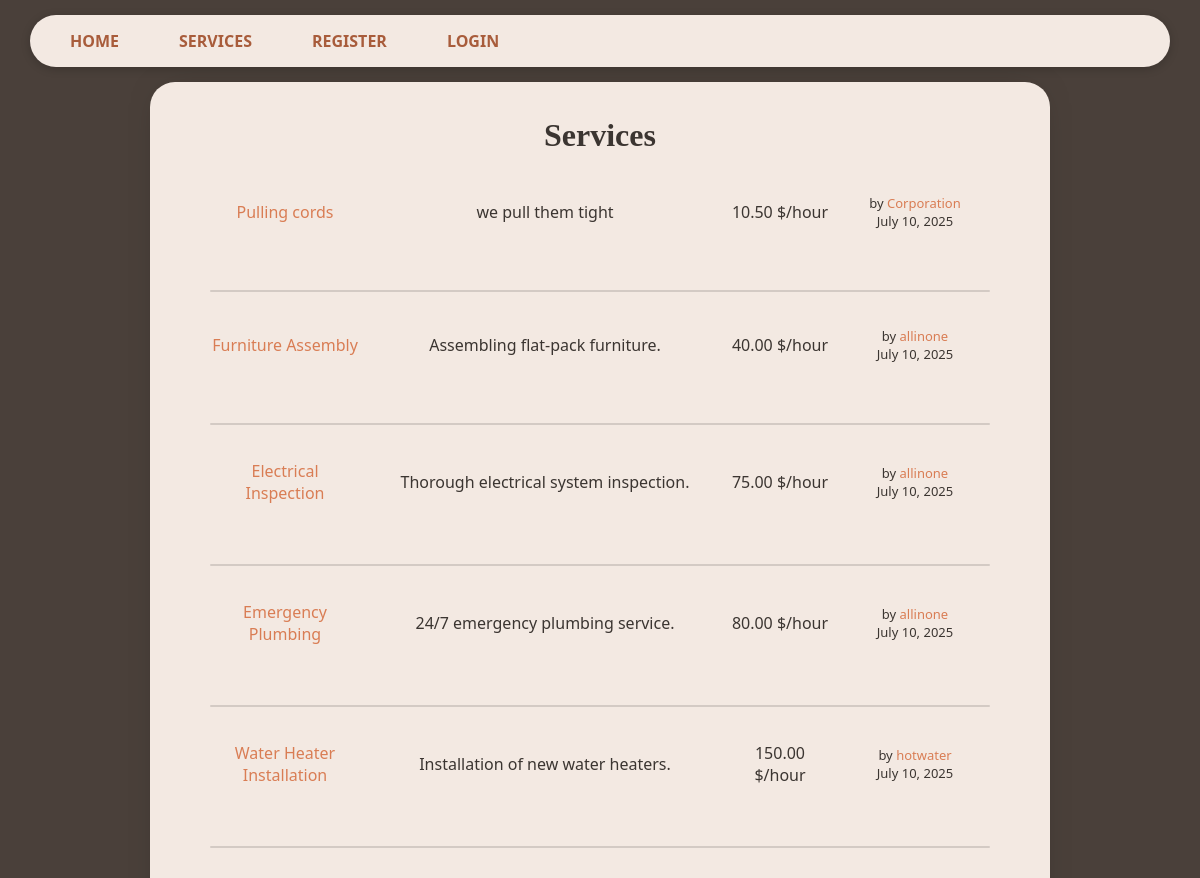
/services/ (upper part), run on an earlier commit of the app's database.
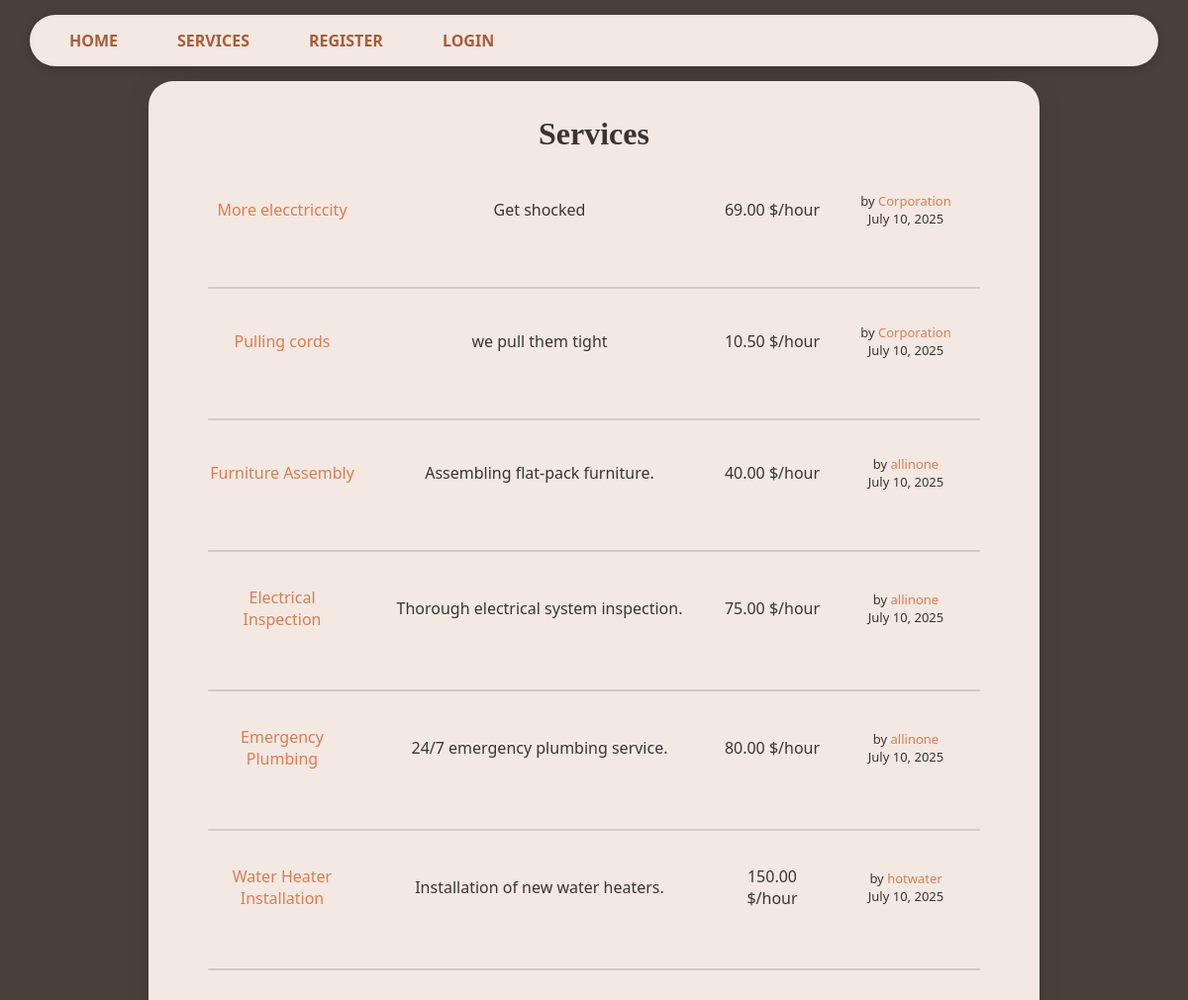
And on a later commit of the database.
### services/models.py (models this page shows, shortened)
class Service(models.Model):
    company = models.ForeignKey(Company, on_delete=models.CASCADE)
    name = models.CharField(max_length=40)
    description = models.TextField()
    price_hour = models.DecimalField(decimal_places=2, max_digits=100)
    rating = models.IntegerField(validators=[MinValueValidator(
        0), MaxValueValidator(5)], default=0)
    choices = (
        ('Air Conditioner', 'Air Conditioner'),
        ('Carpentry', 'Carpentry'),
        ('Electricity', 'Electricity'),
        ('Gardening', 'Gardening'),
        ('Home Machines', 'Home Machines'),
        ('House Keeping', 'House Keeping'),
        ('Interior Design', 'Interior Design'),
        ('Locks', 'Locks'),
        ('Painting', 'Painting'),
        ('Plumbing', 'Plumbing'),
        ('Water Heaters', 'Water Heaters'),
    )
    field = models.CharField(max_length=30, blank=False,
                             null=False, choices=choices)
    date = models.DateTimeField(auto_now=True, null=False)

### users/models.py (models this page shows, shortened)
class Company(models.Model):
    user = models.OneToOneField(
        User, on_delete=models.CASCADE, primary_key=True)
    field = models.CharField(max_length=70, choices=(('Air Conditioner', 'Air Conditioner'),
                                                     ('All in One', 'All in One'),
                                                     ('Carpentry', 'Carpentry'),
                                                     ('Electricity',
                                                      'Electricity'),
                                                     ('Gardening', 'Gardening'),
                                                     ('Home Machines',
                                                      'Home Machines'),
                                                     ('House Keeping',
                                                      'House Keeping'),
                                                     ('Interior Design',
                                                      'Interior Design'),
                                                     ('Locks', 'Locks'),
                                                     ('Painting', 'Painting'),
                                                     ('Plumbing', 'Plumbing'),
                                                     ('Water Heaters', 'Water Heaters')), blank=False, null=False)
    rating = models.IntegerField(
        validators=[MaxValueValidator(5), MinValueValidator(0)], default=0)

class User(AbstractUser):
    is_company = models.BooleanField(default=False)
    is_customer = models.BooleanField(default=False)
    email = models.CharField(max_length=100, unique=True)

### services/views.py (the view)
# urls.py: path('', v.service_list, name='services_list'),
def service_list(request):
    services = Service.objects.all().order_by("-date")
    return render(request, 'services/list.html', {'services': services})

### services/templates/services/list.html (shortened to what this page needs)
{% extends 'main/base.html' %}
{% block content %}
    <p class="title">Services</p>
    <div class='services_list'>
        {% if services %}
            {% for service in services.all %}
                <div class="service-header">
                    <a href="/services/{{service.id}}">
                        <p class="service-name">{{service.name}}</p>
                    </a>
                    <p class="service-description">{{service.description}}</p>
                    <p class="service-price">{{service.price_hour}} $/hour</p>
                    <p class="service-company-info">
                        by <a href="/company/{{service.company.user}}">{{service.company.user}}</a>
                        <br>{{ service.date|date:"F d, Y" }}
                    </p>
                </div>
                {% if forloop.counter != services.all|length %}
                    <div class="line"></div>
                {% endif %}
            {% endfor %}
        {% else %}
            <h2>Sorry No services available yet</h2>
        {% endif %}
     </div>
{% endblock %}

What changed in the data, as far as the page shows it:
added Service: name "More elecctriccity", description "Get shocked", price_hour "69.00", company.user "Corporation", date "July 10, 2025"
